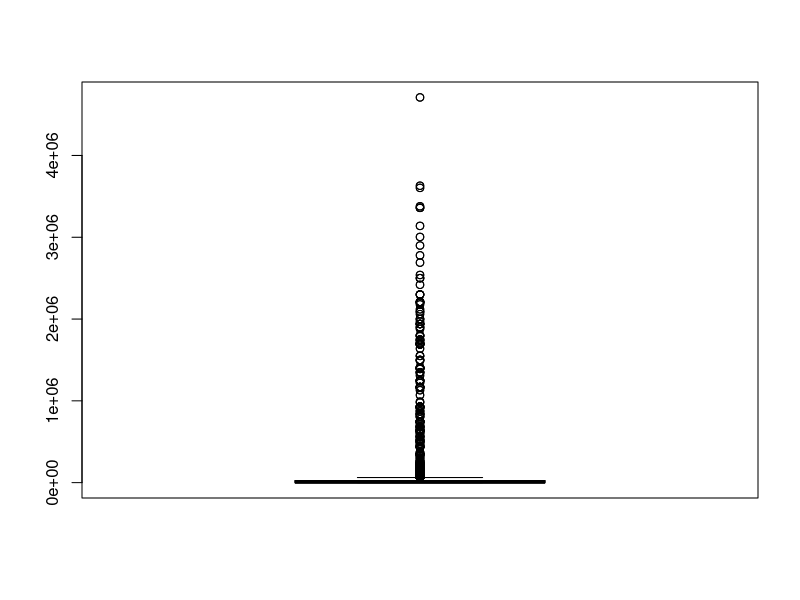
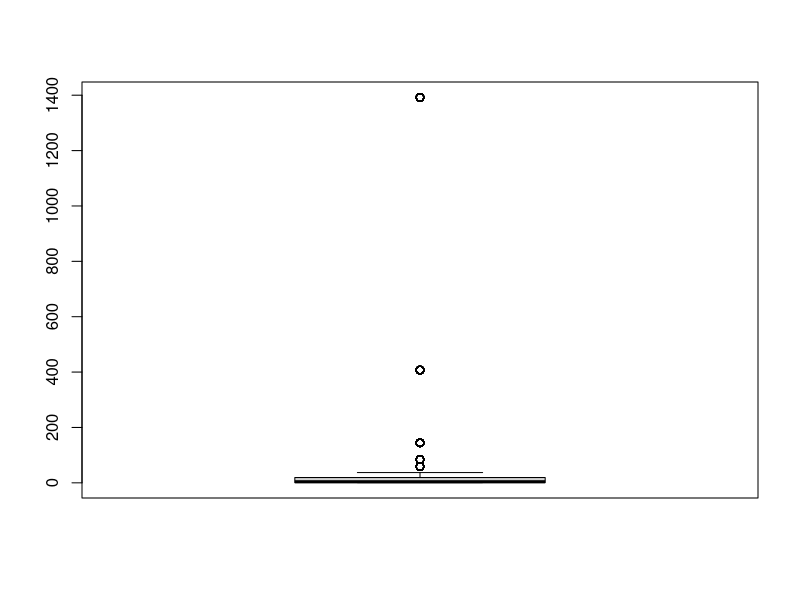
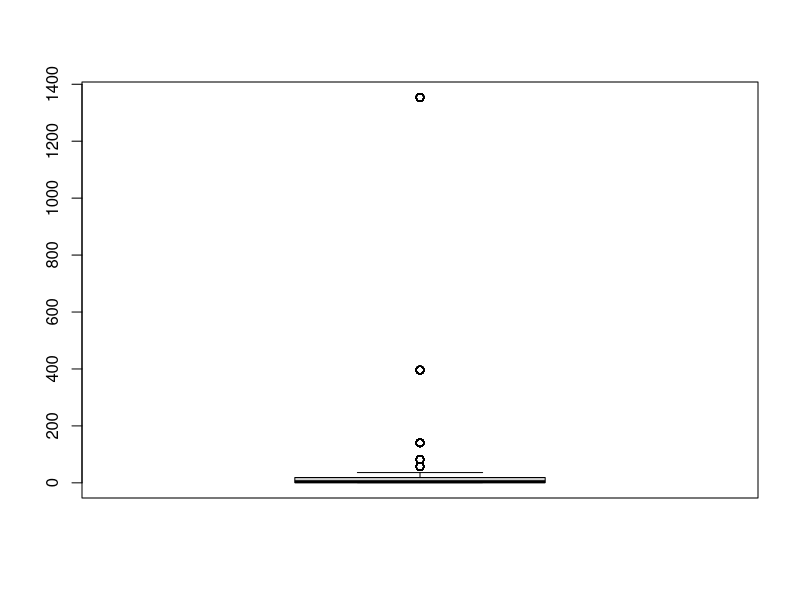
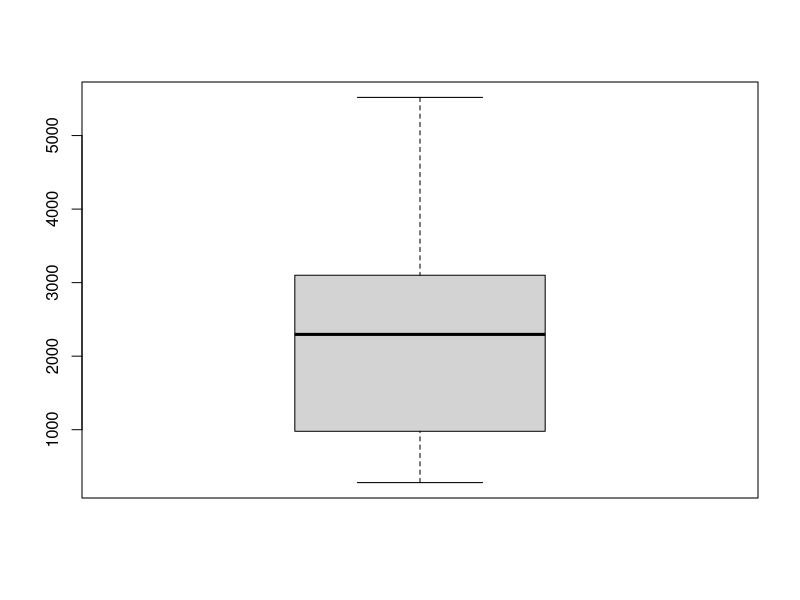
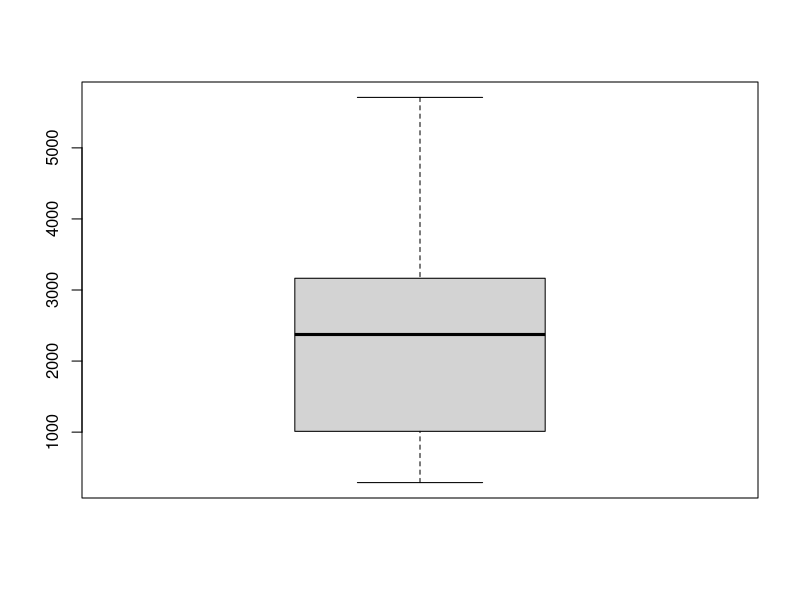
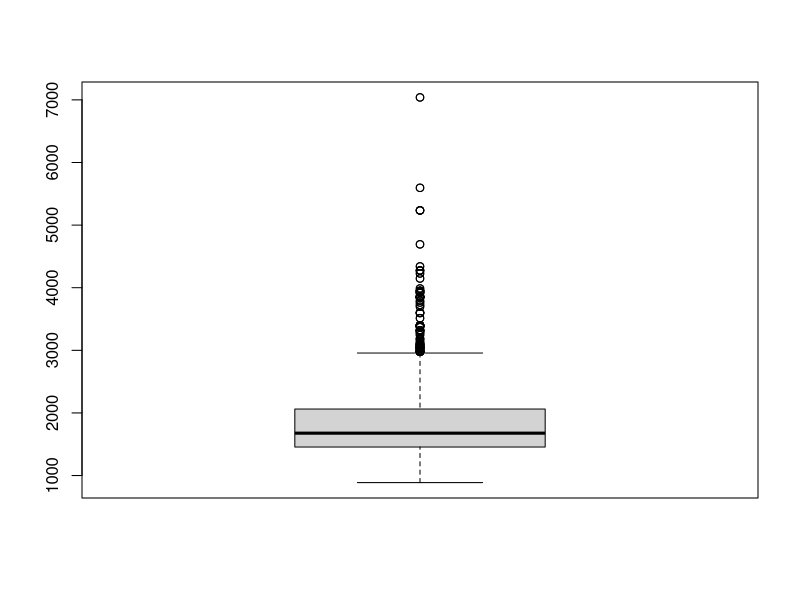
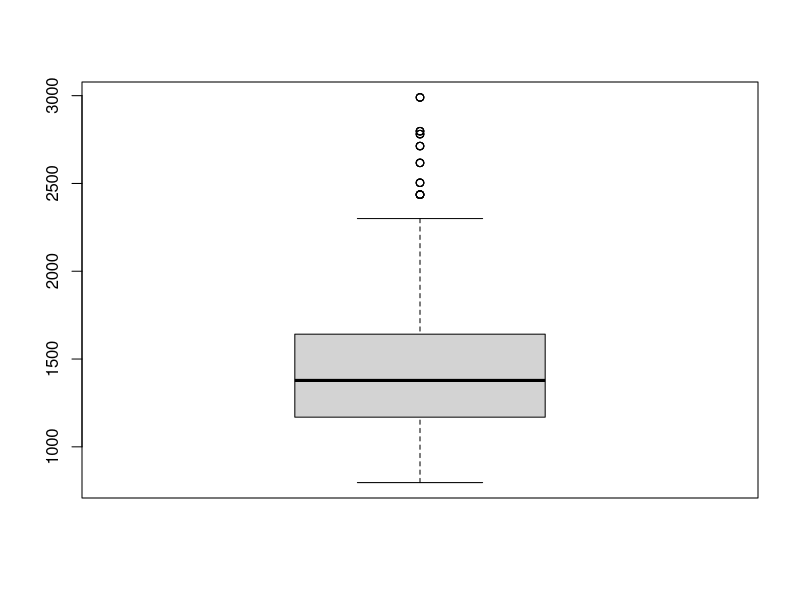
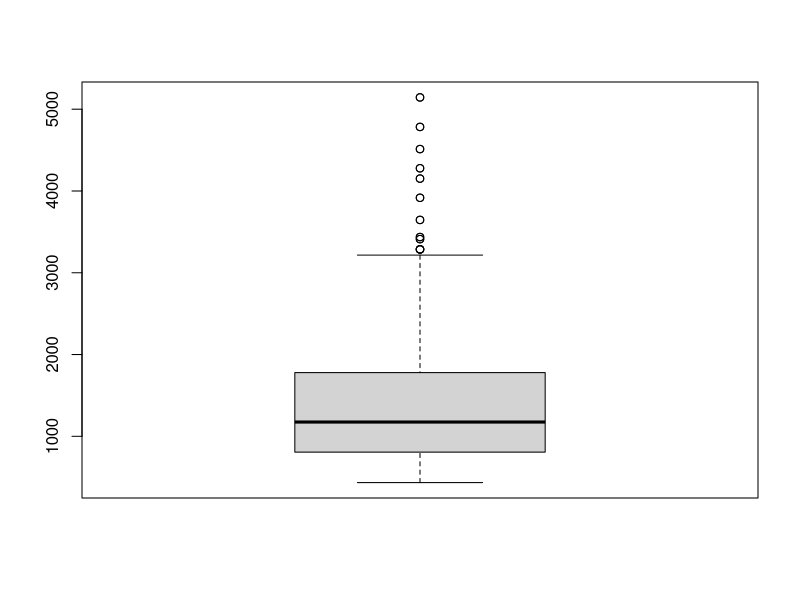

Source code (R) for these figures, in order:
## ---- chunk 1
knitr::opts_chunk$set(echo = TRUE)
library(stringr)
library(dplyr)
library(ggplot2)
library(knitr)
## ---- chunk 2
preus_csv <- read.csv("../csv/preus_mac_ipad_iphone.csv")
salaris_csv <- read.csv("../csv/average_monthly_salary_index.csv")
divises_csv <- read.csv("../csv/world_currencies.csv")  
## ---- chunk 3
class(preus_csv$price)

preus_csv$price <- as.numeric(gsub("[^[:digit:].]", "", preus_csv$price))
head(preus_csv)
## ---- chunk 4
# En aquest cas gsub serà suficient per substituir el valor per el coincident amb la RegEx.
preus_csv$store <- gsub("^AOS: (.*) [Consumer|consumer].*$", "\\1", preus_csv$store)
unique(preus_csv$store)
## ---- chunk 5
preus_csv$Country <- case_when(
  preus_csv$store == "German" ~ "Germany",
  preus_csv$store == "Austrian" ~ "Austria",
  preus_csv$store == "Hong Kong Chinese" ~ "dup",
  preus_csv$store == "Czech" ~ "Czech Republic",
  preus_csv$store == "Korea" ~ "South Korea",
  preus_csv$store == "French Canada" ~ "dup",
  preus_csv$store == "Finnish" ~ "Finland",
  preus_csv$store == "Irish" ~ "Ireland",
  preus_csv$store == "NZ" ~ "New Zealand",
  preus_csv$store == "US" ~ "United States",
  preus_csv$store == "Belgium French" ~ "Belgium",
  preus_csv$store == "Swedish" ~ "Sweden",
  preus_csv$store == "UAE" ~ "United Arab Emirates",
  preus_csv$store == "Belgium Flemish" ~ "dup",
  preus_csv$store == "IN" ~ "India",
  preus_csv$store == "UK" ~ "United Kingdom",
  preus_csv$store == "Swiss French" ~ "Switzerland",
  preus_csv$store == "Italian" ~ "Italy",
  preus_csv$store == "AOS: Apple Store Luxembourg" ~ "Luxembourg",
  preus_csv$store == "Swiss German" ~ "dup",
  preus_csv$store == "French" ~ "France",
  preus_csv$store == "HongKong" ~ "Hong Kong",
  preus_csv$store == "Dutch" ~ "Netherlands",
  TRUE ~ preus_csv$store
  # Amb TRUE ~ preus_csv$store copiem els valors que no hem especificat a la nova columna.
)
head(preus_csv)
## ---- chunk 6
# Eliminem les files duplicades (paisos amb pagines amb dues idiomes, mateix preu)
preus_csv <- distinct(preus_csv)
preus_csv <- preus_csv[preus_csv$Country != "dup", ]

# Primer el dataset principal de preus amb el de canvi de divises. Posem all.x per a assegurar-nos que tenim totes les dades descarregades de
# les pàgines de Apple 
preus_divises_csv <- merge(preus_csv, divises_csv, by.x = "currency", by.y = "Currency", all.x = TRUE)

#Segon el dataset anterior amb el de salaris mensuals mitjans per pais.
apple_index_raw <- merge(preus_divises_csv, salaris_csv, by.x = "Country", by.y = "Country", all.x = TRUE)

# Mirem com queda el dataset
head(apple_index_raw)

# Mirem si existeixen valors nuls
anyNA(apple_index_raw)
## ---- chunk 7
# Com que ens apareixen valors nuls, veurem quins son
summary(apple_index_raw)
## ---- chunk 8
# Com que ens apareixen valors nuls, veurem qhins son
head(apple_index_raw[which(is.na(apple_index_raw$EUR.Average.Monthly.Salary)) , ])

## ---- chunk 9
# Intruduim la dada manualment
apple_index_raw$'EUR.Average.Monthly.Salary'[apple_index_raw$Country == "Luxembourg"] <- 4140.31

summary(apple_index_raw)

## ---- chunk 10
apple_index_raw$X1.EUR.in.Currency <- as.numeric(gsub(",", "", apple_index_raw$X1.EUR.in.Currency))
apple_index_raw$X1.USD.in.Currency <- as.numeric(gsub(",", "", apple_index_raw$X1.USD.in.Currency))

apple_index_raw$X1.EUR.in.Currency <- as.numeric(apple_index_raw$X1.EUR.in.Currency)
apple_index_raw$X1.USD.in.Currency <- as.numeric(apple_index_raw$X1.USD.in.Currency)

head(apple_index_raw)

## ---- chunk 11
apple_index_raw <- apple_index_raw[, -c(3, 7, 8)]
head(apple_index_raw)
## ---- chunk 12
# Evaluem els boxplots de les columnes fusionades, així veurem si s'ha fusionat bé:
boxplot(apple_index_raw$price)

boxplot(apple_index_raw$X1.EUR.in.Currency)
boxplot(apple_index_raw$X1.USD.in.Currency)

boxplot(apple_index_raw$EUR.Average.Monthly.Salary)
boxplot(apple_index_raw$USD.Average.Monthly.Salary)

apple_index_raw[which.max(apple_index_raw$price),]
apple_index_raw[which.max(apple_index_raw$X1.EUR.in.Currency),]
apple_index_raw[which.max(apple_index_raw$X1.USD.in.Currency),]
## ---- chunk 13
# Evaluem els boxplots de les columnes fusionades, així veurem si s'ha fusionat bé:
apple_index_raw$price_eur <- apple_index_raw$price / apple_index_raw$X1.EUR.in.Currency
boxplot(apple_index_raw[apple_index_raw$category == "mac", c(10)])
boxplot(apple_index_raw[apple_index_raw$category == "iphone", c(10)])
boxplot(apple_index_raw[apple_index_raw$category == "ipad", c(10)])
## ---- chunk 14
apple_index_raw$months_to_buy_product <- apple_index_raw$price / (apple_index_raw$EUR.Average.Monthly.Salary * apple_index_raw$X1.EUR.in.Currency)
head(apple_index_raw)
## ---- chunk 15
iphone14PM_index <- subset(apple_index_raw, apple_index_raw$name == "iPhone 14 Pro Max 128GB Silver")

ggplot(iphone14PM_index, aes(x=reorder(Country,months_to_buy_product), y=months_to_buy_product)) + 
  geom_bar(stat="identity", fill = "lightblue") +
  xlab("Country") +
  ylab("Months to buy iPhone") +
  ggtitle("Months to buy iPhone 14 Pro Max 128GB Silver by Country") +
  coord_flip() +
  theme_minimal()

## ---- chunk 16
ipadPro12_index <- subset(apple_index_raw, apple_index_raw$name == "12.9-inch iPad Pro Wi-Fi + Cellular 2TB - Space Gray")

ggplot(ipadPro12_index, aes(x=reorder(Country,months_to_buy_product), y=months_to_buy_product)) + 
  geom_bar(stat="identity", fill = "lightblue") +
  xlab("Country") +
  ylab("Months to buy iPad Pro") +
  ggtitle("Months to buy 12.9-inch iPad Pro Wi-Fi + Cellular 2TB - Space Gray
y") +
  coord_flip() +
  theme_minimal()
## ---- chunk 17
MacBookPro16_index <- subset(apple_index_raw, apple_index_raw$name == "16-inch MacBook Pro - Space Gray")

ggplot(MacBookPro16_index, aes(x=reorder(Country,months_to_buy_product), y=months_to_buy_product)) + 
  geom_bar(stat="identity", fill = "lightblue") +
  xlab("Country") +
  ylab("Months to buy Macbook Pro") +
  ggtitle("Months to buy 16-inch MacBook Pro - Space Gray") +
  coord_flip() +
  theme_minimal()
## ---- chunk 18
kable(data.frame(Contribucions = c("Investigació prèvia", "Redacció de les respostes", "Desenvolupament del codi", "Participació al video"), Signatura = c("Alex, Sergi", "Alex, Sergi","Alex, Sergi","Alex, Sergi")))
